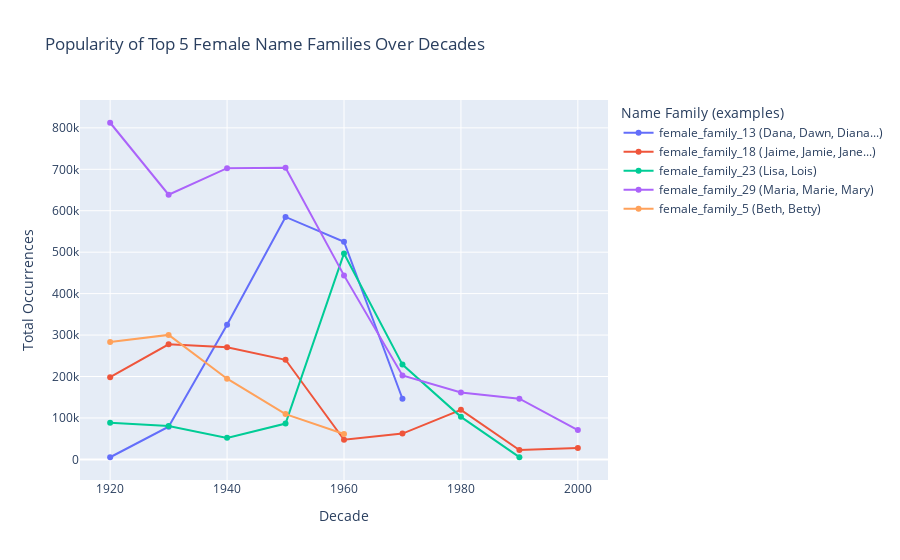

Notebook cell for this chart:
### Code cell
import plotly.express as px
import pandas as pd
from rapidfuzz.distance import Levenshtein
import jellyfish

# Reinitialize names_male and names_female from the original 'data' DataFrame
# and then process them to include the 'name_family' column,
# as the previous cell 'Qh1WFm5FYUJa' was not executed.
names_male = data[data["gender"] == "Male"].copy()
names_female = data[data["gender"] == "Female"].copy()

# Ensure 'soundex' column exists for both male and female DataFrames
names_male["soundex"] = names_male["first_name"].apply(jellyfish.soundex)
names_female["soundex"] = names_female["first_name"].apply(jellyfish.soundex)
names_male["name"] = names_male["first_name"] # ensure 'name' column exists
names_female["name"] = names_female["first_name"] # ensure 'name' column exists

# --- Cluster female names ---
female_families = []
female_family_map = {}
current_female_family_id = 0

for _, g in names_female.groupby("soundex"):
    names_in_soundex_group = sorted(g["name"].unique())
    clusters = []

    for n in names_in_soundex_group:
        found_cluster = False
        for c_idx, c in enumerate(clusters):
            if any(
                Levenshtein.distance(n, x) <= 2
                and abs(len(n) - len(x)) <= 1          # length constraint
                and not (n.startswith(x) or x.startswith(n))  # prefix guard
                for x in c
            ):
                c.add(n)
                found_cluster = True
                break
        if not found_cluster:
            clusters.append({n})

    for c in clusters:
        if len(c) > 1:
            family_id = f"female_family_{current_female_family_id}"
            female_families.append(sorted(list(c)))
            for name_in_cluster in c:
                female_family_map[name_in_cluster] = family_id
            current_female_family_id += 1

names_female["name_family"] = names_female["name"].map(female_family_map)

# --- Cluster male names ---
male_families = []
male_family_map = {}
current_male_family_id = 0

for _, g in names_male.groupby("soundex"):
    names_in_soundex_group = sorted(g["name"].unique())
    clusters = []

    for n in names_in_soundex_group:
        found_cluster = False
        for c_idx, c in enumerate(clusters):
            if any(
                Levenshtein.distance(n, x) <= 2
                and abs(len(n) - len(x)) <= 1
                and not (n.startswith(x) or x.startswith(n))
                for x in c
            ):
                c.add(n)
                found_cluster = True
                break
        if not found_cluster:
            clusters.append({n})

    for c in clusters:
        if len(c) > 1:
            family_id = f"family_{current_male_family_id}"
            male_families.append(sorted(list(c)))
            for name_in_cluster in c:
                male_family_map[name_in_cluster] = family_id
            current_male_family_id += 1

names_male["name_family"] = names_male["name"].map(male_family_map)


# 1. Aggregate total occurrences per female family
female_family_counts = (
    names_female[names_female["name_family"].notna()]
    .groupby("name_family")["total_occurrences"]
    .sum()
    .sort_values(ascending=False)
)
top_female_families = female_family_counts.head(5).index.tolist()

# 2. Prepare data for plotting
female_family_trends = (
    names_female[names_female["name_family"].isin(top_female_families)]
    .groupby(["decade", "name_family"])["total_occurrences"]
    .sum()
    .reset_index()
)

# 3. For legend, show example names from each family
female_family_to_names = (
    names_female[names_female["name_family"].isin(top_female_families)]
    .groupby("name_family")["first_name"]
    .unique()
    .apply(lambda names: ", ".join(sorted(names)[:3]) + ("..." if len(names) > 3 else ""))
    .to_dict()
)

female_family_trends["legend_label"] = female_family_trends["name_family"].map(
    lambda fam: f"{fam} ({female_family_to_names.get(fam, '')})"
)

# 4. Plot interactive line plot with legend outside
fig = px.line(
    female_family_trends,
    x="decade",
    y="total_occurrences",
    color="legend_label",
    markers=True,
    labels={"total_occurrences": "Total Occurrences", "decade": "Decade", "legend_label": "Name Family (examples)"},
    title="Popularity of Top 5 Female Name Families Over Decades"
)
fig.update_layout(
    legend=dict(
        title="Name Family (examples)",
        orientation="v",
        yanchor="top",
        y=1,
        xanchor="left",
        x=1.02,
        font=dict(size=12)
    ),
    margin=dict(r=200)
)
fig.show()

### Figure 1 — Plotly figure (JSON) as saved in the notebook; plotly's stock layout.template omitted (floating-point values rounded to 4 significant figures)
{"data": [{"hovertemplate": "Name Family (examples)=female_family_13 (Dana, Dawn, Diana...)<br>Decade=%{x}<br>Total Occurrences=%{y}<extra></extra>", "legendgroup": "female_family_13 (Dana, Dawn, Diana...)", "line": {"color": "#636efa", "dash": "solid"}, "marker": {"symbol": "circle"}, "mode": "lines+markers", "name": "female_family_13 (Dana, Dawn, Diana...)", "orientation": "v", "showlegend": true, "type": "scatter", "x": [1920, 1930, 1940, 1950, 1960, 1970], "xaxis": "x", "y": [5141, 78843, 324856, 585041, 525166, 146312], "yaxis": "y"}, {"hovertemplate": "Name Family (examples)=female_family_18 (Jaime, Jamie, Jane...)<br>Decade=%{x}<br>Total Occurrences=%{y}<extra></extra>", "legendgroup": "female_family_18 (Jaime, Jamie, Jane...)", "line": {"color": "#EF553B", "dash": "solid"}, "marker": {"symbol": "circle"}, "mode": "lines+markers", "name": "female_family_18 (Jaime, Jamie, Jane...)", "orientation": "v", "showlegend": true, "type": "scatter", "x": [1920, 1930, 1940, 1950, 1960, 1970, 1980, 1990, 2000], "xaxis": "x", "y": [198469, 277715, 270603, 240348, 47258, 62318, 119590, 22423, 27378], "yaxis": "y"}, {"hovertemplate": "Name Family (examples)=female_family_23 (Lisa, Lois)<br>Decade=%{x}<br>Total Occurrences=%{y}<extra></extra>", "legendgroup": "female_family_23 (Lisa, Lois)", "line": {"color": "#00cc96", "dash": "solid"}, "marker": {"symbol": "circle"}, "mode": "lines+markers", "name": "female_family_23 (Lisa, Lois)", "orientation": "v", "showlegend": true, "type": "scatter", "x": [1920, 1930, 1940, 1950, 1960, 1970, 1980, 1990], "xaxis": "x", "y": [88131, 80711, 51939, 86494, 496982, 228688, 102610, 5345], "yaxis": "y"}, {"hovertemplate": "Name Family (examples)=female_family_29 (Maria, Marie, Mary)<br>Decade=%{x}<br>Total Occurrences=%{y}<extra></extra>", "legendgroup": "female_family_29 (Maria, Marie, Mary)", "line": {"color": "#ab63fa", "dash": "solid"}, "marker": {"symbol": "circle"}, "mode": "lines+markers", "name": "female_family_29 (Maria, Marie, Mary)", "orientation": "v", "showlegend": true, "type": "scatter", "x": [1920, 1930, 1940, 1950, 1960, 1970, 1980, 1990, 2000], "xaxis": "x", "y": [812324, 638783, 702690, 703617, 444022, 202534, 161595, 146561, 70688], "yaxis": "y"}, {"hovertemplate": "Name Family (examples)=female_family_5 (Beth, Betty)<br>Decade=%{x}<br>Total Occurrences=%{y}<extra></extra>", "legendgroup": "female_family_5 (Beth, Betty)", "line": {"color": "#FFA15A", "dash": "solid"}, "marker": {"symbol": "circle"}, "mode": "lines+markers", "name": "female_family_5 (Beth, Betty)", "orientation": "v", "showlegend": true, "type": "scatter", "x": [1920, 1930, 1940, 1950, 1960], "xaxis": "x", "y": [283098, 300393, 194620, 109271, 61242], "yaxis": "y"}], "layout": {"legend": {"font": {"size": 12}, "orientation": "v", "title": {"text": "Name Family (examples)"}, "tracegroupgap": 0, "x": 1.02, "xanchor": "left", "y": 1, "yanchor": "top"}, "margin": {"r": 200}, "title": {"text": "Popularity of Top 5 Female Name Families Over Decades"}, "xaxis": {"anchor": "y", "domain": [0, 1], "title": {"text": "Decade"}}, "yaxis": {"anchor": "x", "domain": [0, 1], "title": {"text": "Total Occurrences"}}}}
